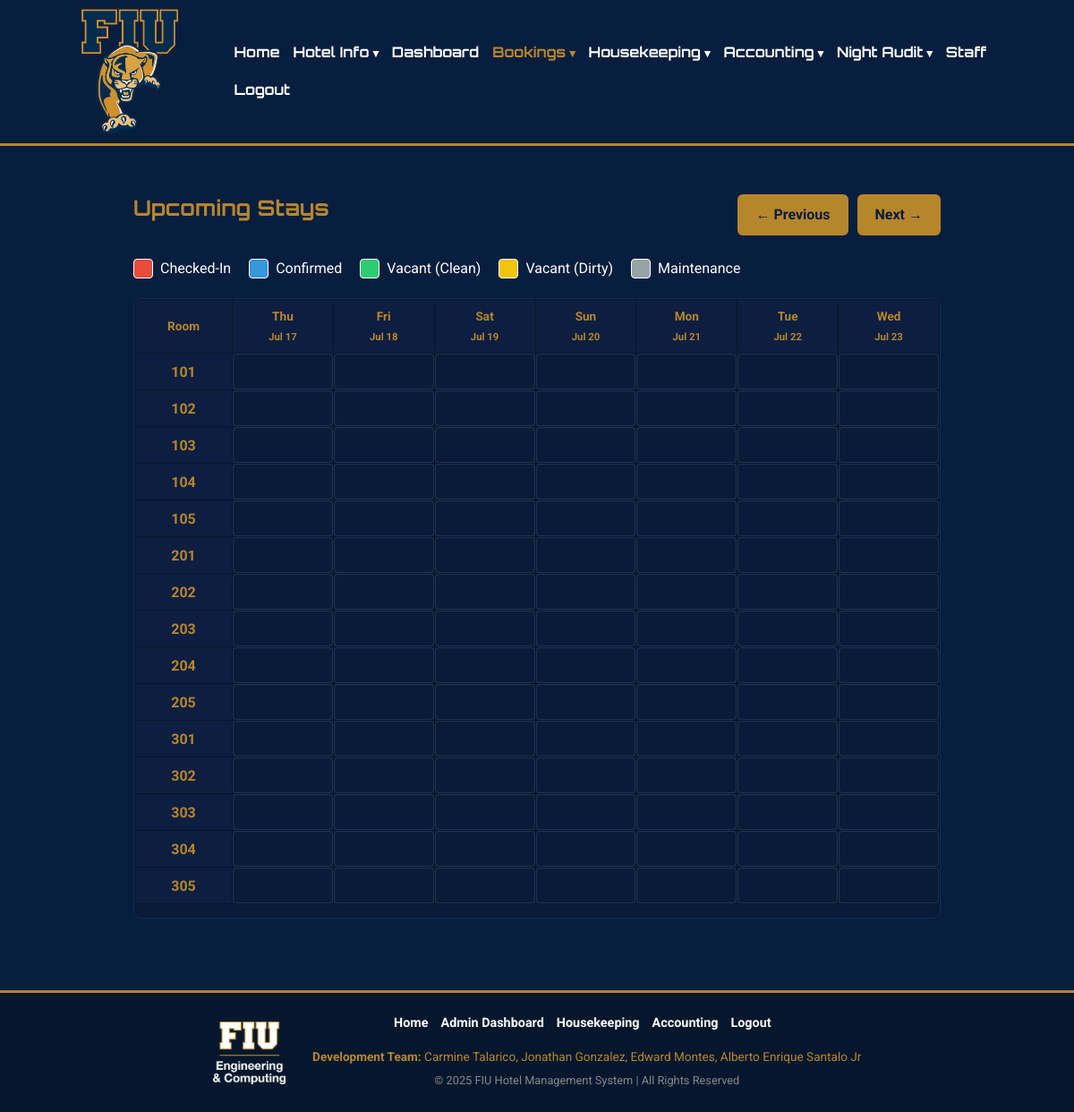
The app's page /room_plan.php (signed in) with its own data.
### tables this page shows
CREATE TABLE `rooms` (
  `id` int(11) NOT NULL,
  `room_type` varchar(50) NOT NULL,
  `room_number` varchar(10) NOT NULL,
  `capacity` int(11) DEFAULT 2,
  `image_path` varchar(255) DEFAULT NULL,
  `status` enum('available','booked','maintenance') DEFAULT 'available',
  `housekeeping_status` enum('clean','dirty','maintenance','occupied') NOT NULL DEFAULT 'dirty'
);

### public/room_plan.php (the view, shortened to what this page needs)
<?php
require_once __DIR__ . '/../config/db.php';
require_once __DIR__ . '/../includes/header.php';
$today = new DateTime('now', new DateTimeZone('America/New_York'));
$start_date_str = $_GET['start_date'] ?? $today->format('Y-m-d');
$start_date = new DateTime($start_date_str);
$days_to_show = 7;
$prev_date = clone $start_date;
$prev_date->modify('-7 days');
$next_date = clone $start_date;
$next_date->modify('+7 days');
$rooms_query = $conn->query("SELECT * FROM rooms ORDER BY room_number ASC");
$rooms = [];
if ($rooms_query) {
    while($row = $rooms_query->fetch_assoc()) {
        $rooms[] = $row;
    }
}
?>
<div class="mb-20" style="display: flex; justify-content: space-between; align-items: center;">
    <h2>Upcoming Stays</h2>
    <div style="display: flex; gap: 10px;">
        <a href="?start_date=<?= $prev_date->format('Y-m-d') ?>" class="btn btn-primary">&larr; Previous</a>
        <a href="?start_date=<?= $next_date->format('Y-m-d') ?>" class="btn btn-primary">Next &rarr;</a>
    </div>
</div>
<ul class="legend">
    <li><span class="color-box" style="background-color: #e74c3c;"></span> Checked-In</li>
    <li><span class="color-box" style="background-color: #3498db;"></span> Confirmed</li>
    <li><span class="color-box" style="background-color: #2ecc71;"></span> Vacant (Clean)</li>
    <li><span class="color-box" style="background-color: #f1c40f;"></span> Vacant (Dirty)</li>
    <li><span class="color-box" style="background-color: #95a5a6;"></span> Maintenance</li>
</ul>
<div class="room-plan-container">
    <table class="tape-chart">
        <thead>
            <tr>
                <th class="room-number-col">Room</th>
                <?php
                $current_header_date = clone $start_date;
                for ($i = 0; $i < $days_to_show; $i++) {
                    echo '<th>' . $current_header_date->format('D') . '<br><small>' . $current_header_date->format('M j') . '</small></th>';
                    $current_header_date->modify("+1 day");
                }
                ?>
            </tr>
        </thead>
        <tbody>
            <?php foreach ($rooms as $room): ?>
                <tr>
                    <td class="room-number-col"><?= htmlspecialchars($room['room_number']) ?></td>
                    <?php
                    for ($i = 0; $i < $days_to_show; $i++) {
                        $current_date_cell = clone $start_date;
                        $current_date_cell->modify("+$i days");
                        $cell_date_str = $current_date_cell->format('Y-m-d');
                        $booking_for_this_day = null;
                        if ($booking_for_this_day) {
                            if ($cell_date_str == $booking_for_this_day['check_in']) {
                                $check_in_dt = new DateTime($booking_for_this_day['check_in']);
                                $check_out_dt = new DateTime($booking_for_this_day['check_out']);
                                $duration = $check_in_dt->diff($check_out_dt)->days;
                                $duration = max(1, $duration);
                                $status_class = 'status-' . htmlspecialchars($booking_for_this_day['booking_status']);
echo "<td colspan='{$duration}' class='date-cell'>
  <div class='booking-block {$status_class}'
       data-booking-id='{$booking_for_this_day['booking_id']}'
       data-room-id='{$room['id']}'
       draggable='true'>
    " . htmlspecialchars($booking_for_this_day['full_name']) . "
  </div>
</td>";
                                $i += $duration - 1;
                            }
                        } else {
                            $status_class = $room['housekeeping_status'] === 'clean' ? 'status-vacant-clean' : 'status-vacant-dirty';
                            echo "<td class='date-cell droppable'
             data-date='{$cell_date_str}'
             data-room-id='{$room['id']}'>
        <div class='booking-block {$status_class}' style='opacity: 0.5;'></div>
      </td>";
                        }
                    }
                    ?>
                </tr>
            <?php endforeach; ?>
        </tbody>
    </table>
</div>
<?php require_once __DIR__ . '/../includes/footer.php'; ?>

### public/assets/css/style.css (style rules this page uses)
body, h1, h2, h3, p, a, ul, li, table, input, select, button, textarea, label { margin: 0; padding: 0; box-sizing: border-box; font-family: 'Roboto', sans-serif; }
body { background-color: #081E3F; color: #ffffff; line-height: 1.6; display: flex; flex-direction: column; min-height: 100vh; }
h1, h2, h3 { font-family: 'Orbitron', sans-serif; color: #B6862C; margin-bottom: 1rem; }
a { color: #B6862C; text-decoration: none; }
.btn { display: inline-block; padding: 10px 20px; font-weight: bold; border-radius: 6px; text-decoration: none; cursor: pointer; border: none; transition: all 0.2s ease; }
.btn-primary { background-color: #B6862C; color: #081C3A; }
.mb-20 { margin-bottom: 20px; }

### public/room_plan.php (style rules this page uses)
.room-plan-container { overflow-x: auto; padding-bottom: 15px; border: 1px solid #122C55; border-radius: 8px; background-color: #081C3A; }
.tape-chart { min-width: 900px; border-collapse: collapse; table-layout: fixed; }
.tape-chart th, .tape-chart td { border: 1px solid #06172D; text-align: center; padding: 0; height: 40px; }
.tape-chart th { color: #B6862C; font-size: 0.85rem; padding: 8px 4px; position: sticky; top: 0; z-index: 10; background-color: #0E1E40; }
.room-number-col { color: #B6862C; font-weight: bold; position: sticky; left: 0; z-index: 5; width: 100px; background-color: #0E1E40; }
.date-cell { font-size: 0.75rem; }
.booking-block { display: flex; align-items: center; justify-content: center; height: 100%; width: 100%; color: #fff; font-weight: bold; font-size: 0.8rem; padding: 0 5px; box-sizing: border-box; overflow: hidden; text-decoration: none; border-radius: 4px; border: 1px solid rgba(255, 255, 255, 0.2); }
.legend { list-style: none; padding: 0; display: flex; flex-wrap: wrap; gap: 20px; margin-bottom: 20px; align-items: center; }
.legend li { display: flex; align-items: center; gap: 8px; }
.legend .color-box { width: 20px; height: 20px; border: 1px solid #fff; border-radius: 4px; }

### records on screen
rooms: room_number "101"
rooms: room_number "102"
rooms: room_number "103"
rooms: room_number "104"
rooms: room_number "105"
rooms: room_number "201"
rooms: room_number "202"
rooms: room_number "203"
rooms: room_number "204"
rooms: room_number "205"
rooms: room_number "301"
rooms: room_number "302"
rooms: room_number "303"
rooms: room_number "304"
rooms: room_number "305"

### other values on screen
$current_header_date->format('D') "Thu"
$current_header_date->format('M j') "Jul 17"
$current_header_date->format('D') "Fri"
$current_header_date->format('M j') "Jul 18"
$current_header_date->format('D') "Sat"
$current_header_date->format('M j') "Jul 19"
$current_header_date->format('D') "Sun"
$current_header_date->format('M j') "Jul 20"
$current_header_date->format('D') "Mon"
$current_header_date->format('M j') "Jul 21"
$current_header_date->format('D') "Tue"
$current_header_date->format('M j') "Jul 22"
$current_header_date->format('D') "Wed"
$current_header_date->format('M j') "Jul 23"
